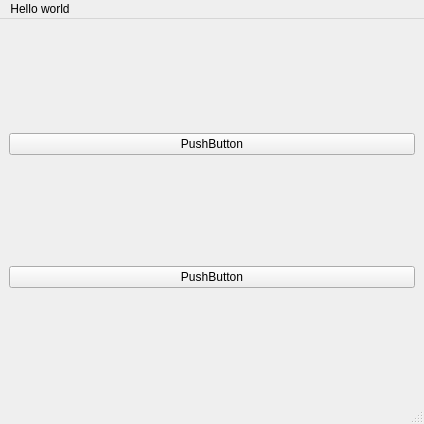
<?xml version="1.0" encoding="UTF-8"?>
<ui version="4.0">
 <class>MainWindow</class>
 <widget class="QMainWindow" name="MainWindow">
  <property name="geometry">
   <rect>
    <x>0</x>
    <y>0</y>
    <width>424</width>
    <height>424</height>
   </rect>
  </property>
  <property name="windowTitle">
   <string>MainWindow</string>
  </property>
  <widget class="QWidget" name="centralwidget">
   <property name="enabled">
    <bool>true</bool>
   </property>
   <layout class="QVBoxLayout" name="verticalLayout">
    <item>
     <widget class="QPushButton" name="pushButton_2">
      <property name="text">
       <string>PushButton</string>
      </property>
     </widget>
    </item>
    <item>
     <widget class="QPushButton" name="pushButton">
      <property name="text">
       <string>PushButton</string>
      </property>
     </widget>
    </item>
   </layout>
  </widget>
  <widget class="QMenuBar" name="menubar">
   <property name="geometry">
    <rect>
     <x>0</x>
     <y>0</y>
     <width>424</width>
     <height>20</height>
    </rect>
   </property>
   <widget class="QMenu" name="menuHello_world">
    <property name="title">
     <string>Hello world</string>
    </property>
   </widget>
   <addaction name="menuHello_world"/>
  </widget>
  <widget class="QStatusBar" name="statusbar"/>
 </widget>
 <resources/>
 <connections>
  <connection>
   <sender>pushButton_2</sender>
   <signal>clicked()</signal>
   <receiver>MainWindow</receiver>
   <slot>close()</slot>
   <hints>
    <hint type="sourcelabel">
     <x>238</x>
     <y>140</y>
    </hint>
    <hint type="destinationlabel">
     <x>365</x>
     <y>61</y>
    </hint>
   </hints>
  </connection>
 </connections>
</ui>
